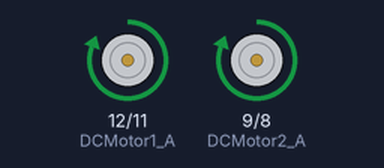
Recording of a sketch running on a simulated Arduino Uno, built with avr-gcc and run on an emulated ATmega328P. On the bench: motor-driver pin pairs drawn as motors (green arrow = first pin HIGH = forward, orange = second pin HIGH = backward, longer = more drive, scaled by the enable pin).

Above: at 1.0 s.
At 2.5 s:
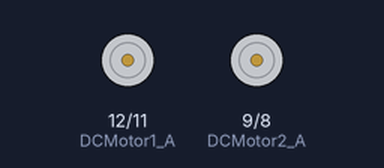
At 4.0 s:
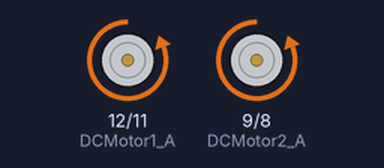
Timing chart, 0 to 7.8 s (numbered marks = the images above):
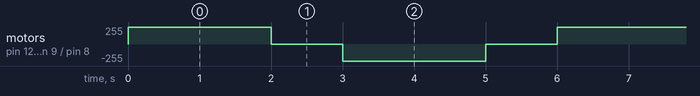

The sketch:

2DCMotor_2.ino.ino
```cpp
int DCMotor1_EN = 13;
int DCMotor1_A  = 12;
int DCMotor1_B  = 11;

int DCMotor2_EN = 10;
int DCMotor2_A  = 9;
int DCMotor2_B  = 8;

void setup ()
{

 pinMode(DCMotor1_EN ,OUTPUT);
 pinMode(DCMotor1_A  ,OUTPUT);
 pinMode(DCMotor1_B  ,OUTPUT);

 pinMode(DCMotor2_EN ,OUTPUT);
 pinMode(DCMotor2_A  ,OUTPUT);
 pinMode(DCMotor2_B  ,OUTPUT);

}
void loop()
{
  digitalWrite(DCMotor1_EN, HIGH);
  digitalWrite(DCMotor1_A,  HIGH);
  digitalWrite(DCMotor1_B,  LOW);
   digitalWrite(DCMotor2_EN, HIGH);
  digitalWrite(DCMotor2_A,  HIGH);
  digitalWrite(DCMotor2_B,  LOW);
  delay(2000);
  digitalWrite(DCMotor1_EN, LOW);
  digitalWrite(DCMotor1_A,  LOW);
  digitalWrite(DCMotor1_B,  LOW);
  digitalWrite(DCMotor2_EN, LOW);
  digitalWrite(DCMotor2_A,  LOW);
  digitalWrite(DCMotor2_B,  LOW);
  delay(1000);

  digitalWrite(DCMotor1_EN, HIGH);
  digitalWrite(DCMotor1_A,  LOW);
  digitalWrite(DCMotor1_B,  HIGH);

  digitalWrite(DCMotor2_EN, HIGH);
  digitalWrite(DCMotor2_A,  LOW);
  digitalWrite(DCMotor2_B,  HIGH);
  delay(2000);
  digitalWrite(DCMotor1_EN, LOW);
  digitalWrite(DCMotor1_A,  LOW);
  digitalWrite(DCMotor1_B,  LOW);
  digitalWrite(DCMotor2_EN, LOW);
  digitalWrite(DCMotor2_A,  LOW);
  digitalWrite(DCMotor2_B,  LOW);
  delay(1000);


}
```

Measured:
- by itself, motor on pin 12 (DCMotor1_A) / pin 11 (DCMotor1_B), motor on pin 9 (DCMotor2_A) / pin 8 (DCMotor2_B): repeats every 6.0 s: stopped 1.0 s, backward 255/255 2.0 s, stopped 1.0 s, forward 255/255 2.0 s
